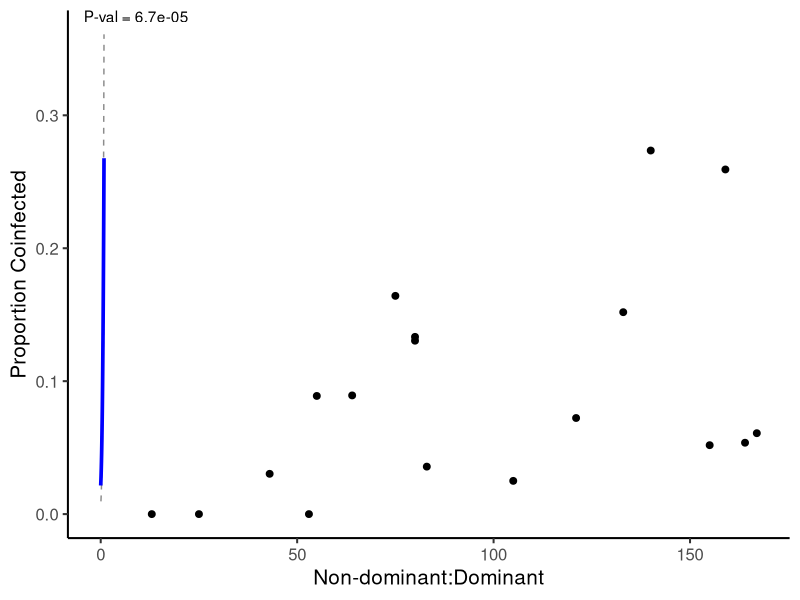
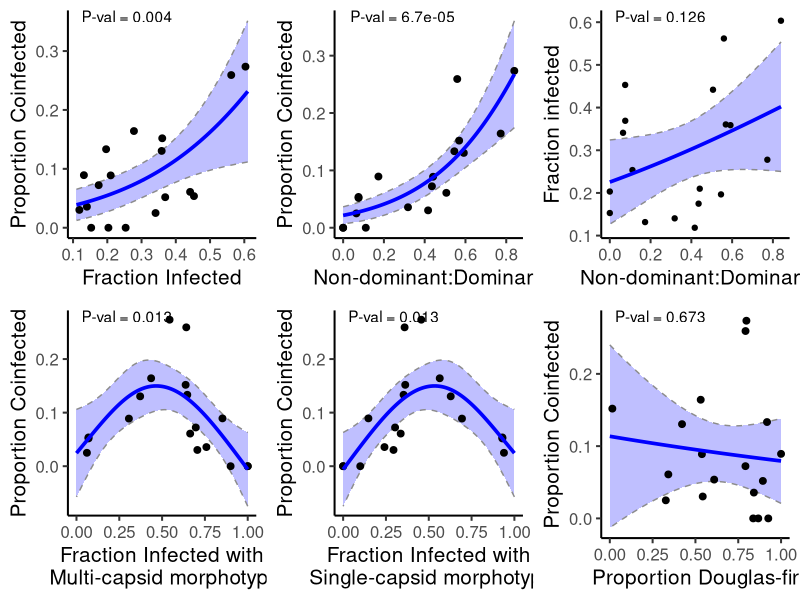
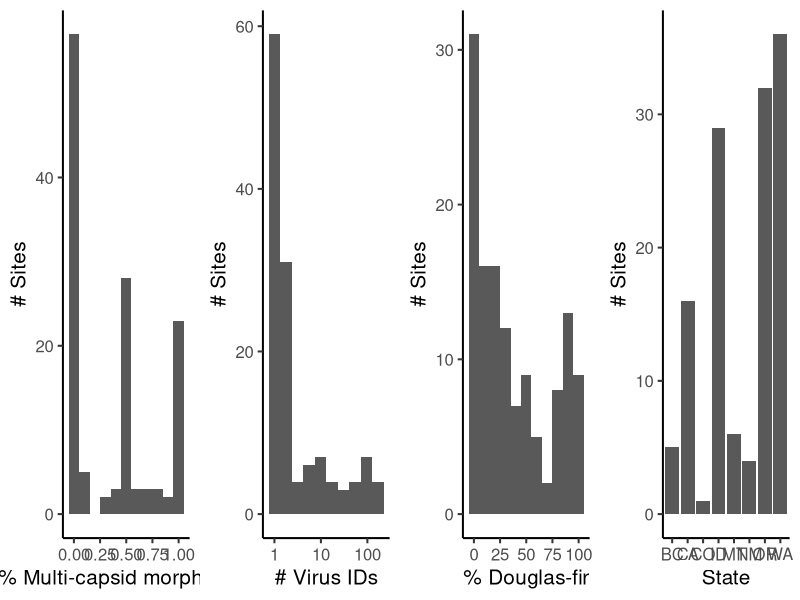

Write the R code that produced these figures, in order. (Note: this script raises an error after producing the figures.)
library(tidyverse)
library(gridExtra)
library(mgcv)

site_inf <- read_csv("MorphotypeFrequency/data/site_infection_data_2019-2020.csv")
ll_data <- read_csv("MorphotypeFrequency/data/literature_dist_data.csv")
pd_data <- read_csv("MorphotypeFrequency/data/forest_composition_wide.csv")
tree_sp <- read_csv("MorphotypeFrequency/tree_polygons/tree_sp_df.csv")

# calculating the infection totals for all the natural sites that weren't included in biopesticide spray projects
site_inf_totals <- site_inf %>% filter(sprayed == FALSE) %>% group_by(state,latitude,longitude,site,year) %>%
  summarize(sum_MNPV = sum(MNPV,na.rm=TRUE), sum_SNPV = sum(SNPV,na.rm=TRUE),
            coinf = sum(coinfections,na.rm=TRUE),sum_total = sum(infected),
            sum_insect = sum(total),
            sum_infected = sum(infected)) %>% rename(MNPV = sum_MNPV,SNPV = sum_SNPV, Site = site) %>%
  mutate(total_iso = MNPV + SNPV,
         total_known = MNPV + SNPV - coinf,
         pSNPV = SNPV/total_iso,
         pMNPV = MNPV/total_iso,
         p_coinf = coinf/total_known) %>% 
  mutate(frac_inf = sum_infected/sum_insect,
         dom = max(pMNPV,pSNPV), ndom = min(pMNPV,pSNPV)) %>% mutate(rat = ndom/dom)

site_inf_totals %>% ungroup() %>% summarize(sum_coinf = sum(coinf),
                                            sum_tk = sum(total_known),
                                            sum_iso = sum(total_iso),
                                            sum_MNPV = sum(MNPV),
                                            sum_SNPV = sum(SNPV))

ll_small <- pd_data %>% rename(Douglas_fir = `Douglas-fir`, Site = site) %>% select(Site,Douglas_fir)
# analysing coinfections

site_inf_totals2 <- merge(site_inf_totals,ll_small)

crit <- 1.96

mod1 <- glm(p_coinf ~ rat, data = site_inf_totals2, family = 'quasibinomial')

x1 <- seq(0,0.84,0.01)
pred1 <- predict.glm(mod1, newdata = data.frame(rat = x1), type = 'response', se.fit = TRUE)
df1 <- data.frame(rat = x1, y = pred1$fit, se = pred1$se.fit)
df1 <- df1 %>% mutate(upper = y + 1.96*se,
                     lower = y - 1.96*se)
p1 <- summary(mod1)$coefficients[2,4]

site_inf_totals2 %>% ungroup() %>% filter(sum_infected >0) %>% 
  ggplot() +
  geom_ribbon(data = df1, aes(x = rat, ymin = lower, ymax = upper),
              fill = 'blue', alpha = 0.25, linetype = 'dashed', color = 'grey55')+
  geom_point(aes(x = sum_total,y = p_coinf), size = 2) + theme_classic(base_size = 15) + 
  xlab("Non-dominant:Dominant") + ylab("Proportion Coinfected") +
  geom_line(data = df1, aes(x = rat, y = y), color = 'blue', size = 1.25)     + 
  annotate(geom = 'text', x = -Inf, y = Inf, label =  paste0("P-val = ", round(p1,6)), hjust = -0.15, vjust = 1)

plt1 <- site_inf_totals2 %>% ungroup() %>% filter(sum_infected >0) %>% 
  ggplot() +
  geom_ribbon(data = df1, aes(x = rat, ymin = lower, ymax = upper),
              fill = 'blue', alpha = 0.25, linetype = 'dashed', color = 'grey55')+
  geom_point(aes(x = rat,y = p_coinf), size = 2) + theme_classic(base_size = 15) + 
  xlab("Non-dominant:Dominant") + ylab("Proportion Coinfected") +
  geom_line(data = df1, aes(x = rat, y = y), color = 'blue', size = 1.25)     + 
  annotate(geom = 'text', x = -Inf, y = Inf, label =  paste0("P-val = ", round(p1,6)), hjust = -0.15, vjust = 1)

mod2 <- glm(p_coinf ~ frac_inf, data = site_inf_totals, family = 'quasibinomial')

x2 <- seq(0.11,0.61,0.01)
pred2 <- predict.glm(mod2, newdata = data.frame(frac_inf = x2), type = 'response', se.fit = TRUE)
df2 <- data.frame(frac_inf = x2, y = pred2$fit, se = pred2$se.fit)
df2 <- df2 %>% mutate(upper = y + 1.96*se,
                      lower = y - 1.96*se)
p2 <- summary(mod2)$coefficients[2,4]

plt2 <- site_inf_totals2 %>% ungroup() %>% filter(sum_infected >0) %>% 
  ggplot() +
  geom_ribbon(data = df2, aes(x = frac_inf, ymin = lower, ymax = upper),
              fill = 'blue', alpha = 0.25, linetype = 'dashed', color = 'grey55')+
  geom_point(aes(x = frac_inf,y = p_coinf), size = 2) + theme_classic(base_size = 15) + 
  xlab("Fraction Infected") + ylab("Proportion Coinfected") +
  geom_line(data = df2, aes(x = frac_inf, y = y), color = 'blue', size = 1.25)    + 
  annotate(geom = 'text', x = -Inf, y = Inf, label =  paste0("P-val = ", round(p2,3)), hjust = -0.15, vjust = 1)

mod3 <- gam(p_coinf ~ s(pMNPV, k = 4), data = site_inf_totals)

x3 <- seq(0,1,0.01)
pred3 <- predict.gam(mod3, newdata = data.frame(pMNPV = x3), type = 'response', se.fit = TRUE)
df3 <- data.frame(pMNPV = x3, y = pred3$fit, se = pred3$se.fit)
df3 <- df3 %>% mutate(upper = y + 1.96*se,
                      lower = y - 1.96*se)
p3 <- summary(mod3)$s.table[,4]

plt3 <- site_inf_totals2 %>% ungroup() %>% filter(sum_infected >0) %>% 
  ggplot() +
  geom_ribbon(data = df3, aes(x = pMNPV, ymin = lower, ymax = upper),
              fill = 'blue', alpha = 0.25, linetype = 'dashed', color = 'grey55')+
  geom_point(aes(x = pMNPV,y = p_coinf), size = 2) + theme_classic(base_size = 15) + 
  xlab("Fraction Infected with\n Multi-capsid morphotype") + ylab("Proportion Coinfected") +
  geom_line(data = df3, aes(x = pMNPV, y = y), color = 'blue', size = 1.25)   + 
  annotate(geom = 'text', x = -Inf, y = Inf, label =  paste0("P-val = ", round(p3,3)), hjust = -0.15, vjust = 1)

mod4 <- gam(p_coinf ~ s(pSNPV, k = 4), data = site_inf_totals)

x4 <- seq(0,1,0.01)
pred4 <- predict.gam(mod4, newdata = data.frame(pSNPV = x4), type = 'response', se.fit = TRUE)
df4 <- data.frame(pSNPV = x4, y = pred4$fit, se = pred4$se.fit)
df4 <- df4 %>% mutate(upper = y + 1.96*se,
                      lower = y - 1.96*se)
p4 <- summary(mod4)$s.table[,4]

plt4 <- site_inf_totals2 %>% ungroup() %>% filter(sum_infected >0) %>% 
  ggplot() +
  geom_ribbon(data = df4, aes(x = pSNPV, ymin = lower, ymax = upper),
              fill = 'blue', alpha = 0.25, linetype = 'dashed', color = 'grey55')+
  geom_point(aes(x = pSNPV,y = p_coinf), size = 2) + theme_classic(base_size = 15) + 
  xlab("Fraction Infected with\n Single-capsid morphotype") + ylab("Proportion Coinfected") +
  geom_line(data = df4, aes(x = pSNPV, y = y), color = 'blue', size = 1.25)    + 
  annotate(geom = 'text', x = -Inf, y = Inf, label =  paste0("P-val = ", round(p4,3)), hjust = -0.15, vjust = 1)

mod5 <- glm(frac_inf ~ rat, data = site_inf_totals2, family = 'quasibinomial')

x5 <- seq(0,0.84,0.01)
pred5 <- predict.glm(mod5, newdata = data.frame(rat = x5), type = 'response', se.fit = TRUE)
df5 <- data.frame(rat = x5, y = pred5$fit, se = pred5$se.fit)
df5 <- df5 %>% mutate(upper = y + 1.96*se,
                      lower = y - 1.96*se)

p5 <- summary(mod5)$coefficients[2,4]

plt5 <- site_inf_totals2 %>% ungroup() %>% filter(sum_infected >0) %>% 
  ggplot() +
  geom_ribbon(data = df5, aes(x = rat, ymin = lower, ymax = upper),
              fill = 'blue', alpha = 0.25, linetype = 'dashed', color = 'grey55')+
  geom_point(aes(y = frac_inf,x = rat)) + theme_classic(base_size = 15) + 
  ylab("Fraction infected") + xlab("Non-dominant:Dominant") +
  geom_line(data = df5, aes(x = rat, y = y), color = 'blue', size = 1.25)   + 
  annotate(geom = 'text', x = -Inf, y = Inf, label =  paste0("P-val = ", round(p5,3)), hjust = -0.15, vjust = 1)

mod6 <- glm(p_coinf ~ Douglas_fir, data = site_inf_totals2, family = 'quasibinomial')

x6 <- seq(0,1,0.01)
pred6 <- predict.glm(mod6, newdata = data.frame(Douglas_fir = x6), type = 'response', se.fit = TRUE)
df6 <- data.frame(Douglas_fir = x6, y = pred6$fit, se = pred6$se.fit)
df6 <- df6 %>% mutate(upper = y + 1.96*se,
                      lower = y - 1.96*se)

p6 <- summary(mod6)$coefficients[2,4]

plt6 <- site_inf_totals2 %>% ungroup() %>% filter(sum_infected >0) %>% 
  ggplot() +
  geom_ribbon(data = df6, aes(x = Douglas_fir, ymin = lower, ymax = upper),
              fill = 'blue', alpha = 0.25, linetype = 'dashed', color = 'grey55')+
  geom_point(aes(x = Douglas_fir,y = p_coinf), size = 2) + theme_classic(base_size = 15) + 
  xlab("Proportion Douglas-fir") + ylab("Proportion Coinfected") +
  geom_line(data = df6, aes(x = Douglas_fir, y = y), color = 'blue', size = 1.25) + 
  annotate(geom = 'text', x = -Inf, y = Inf, label =  paste0("P-val = ", round(p6,3)), hjust = -0.15, vjust = 1)


pdf("morphotype_dist/figures/prop_coinf_ratio.pdf",height = 8, width = 12)
grid.arrange(plt2, plt1,plt5, plt3,plt4, plt6,nrow=2)
dev.off()

site_summary <- site_inf_totals %>% filter(total_iso >0) %>% arrange(Site) %>%
  select(Site,MNPV,SNPV,total_iso,state,latitude,longitude) %>% 
  rename(site = Site, total = total_iso) %>% mutate(elevation = NA, source = 'Dwyer Lab PCR Collections')
site_summary$site_no <- 111:128

ll_data <- rbind(ll_data,site_summary)

write_csv(ll_data, "MorphotypeFrequency/data/morphotye_distribution_data.csv")

head(ll_data)
head(pd_data)

pd_data2 <- pd_data %>% rename(Douglas_fir = `Douglas-fir`) %>% select(site,Douglas_fir)

ll_data2 <- merge(ll_data,pd_data2, all = TRUE)

site1 <- ll_data2 %>% ggplot() + aes(x = MNPV/(SNPV + MNPV)) + geom_histogram(bins = 11) + theme_classic(base_size = 15) + 
  xlab("% Multi-capsid morphotype") + ylab("# Sites")

site2 <- ll_data2 %>% ggplot() + aes(x = SNPV + MNPV) + geom_histogram(bins = 10) + theme_classic(base_size = 15) + 
  xlab("# Virus IDs") + ylab("# Sites") + 
  scale_x_log10()

site3 <- ll_data2 %>% ggplot() + aes(x = Douglas_fir*100) + geom_histogram(bins = 11) + theme_classic(base_size = 15) + 
  xlab("% Douglas-fir") + ylab("# Sites")

site4 <- ll_data2 %>% ggplot() + aes(x = state) + geom_bar() + theme_classic(base_size = 15) + 
  xlab("State") + ylab("# Sites")

pdf("MorphotypeFrequency/figures/site_info.pdf", height = 5, width = 15)
grid.arrange(site1,site2,site3,site4,nrow = 1)
dev.off()

pd_long <- pd_data %>% pivot_longer(colnames(pd_data)[11:38])

pd_long <- merge(pd_long,tree_sp)

pd_long <- pd_long %>% mutate(genus2 = ifelse(genus == 'Misc. gymnosperms', "Misc. gymnosperms", paste0("*",genus,"*")))

pdf("MorphotypeFrequency/figures/dist_tree_sp_by_sp.pdf",height = 10, width = 10)
pd_long %>% ggplot() + aes(x = site_no, y = value, fill = genus2) + geom_bar(stat = 'identity', position = 'stack') + 
  theme_classic(base_size = 9) + 
  facet_wrap(~name,nrow = 7) + 
  theme(legend.position = 'top',
        legend.text = element_markdown()) + 
  scale_fill_discrete("") + 
  ylab("% of tree species") + xlab("Site no.")
dev.off()

prop_dataset <- pd_long %>% group_by(name,genus) %>% summarize(mean_p = mean(value)) %>% arrange(desc(mean_p))

prop_dataset <- prop_dataset %>% 
  arrange(desc(mean_p))

prop_dataset$name <- factor(prop_dataset$name, levels = prop_dataset$name)

prop_dataset <- prop_dataset %>% mutate(genus2 = ifelse(genus == 'Misc. gymnosperms', "Misc. gymnosperms", paste0("*",genus,"*")))

pdf("MorphotypeFrequency/figures/tree_prop.pdf")
prop_dataset %>% ggplot() + aes(x = name, y = mean_p*100, fill = genus2) + geom_bar(stat = 'identity') + 
  theme_classic() +
  scale_x_discrete(guide = guide_axis(angle = 45)) +
  ylab("% of total dataset") + xlab("") + 
  theme(legend.position = 'top',
        legend.text = element_markdown()) +
  scale_fill_discrete("")
dev.off()
